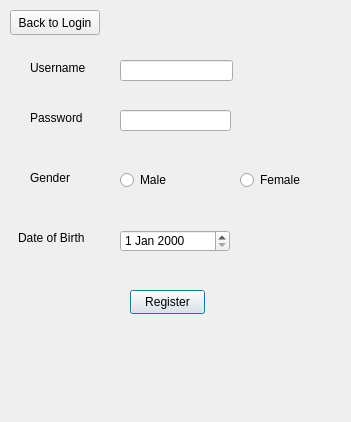
<?xml version="1.0" encoding="UTF-8"?>
<ui version="4.0">
 <class>RegisterFClass</class>
 <widget class="QDialog" name="RegisterFClass">
  <property name="geometry">
   <rect>
    <x>0</x>
    <y>0</y>
    <width>351</width>
    <height>422</height>
   </rect>
  </property>
  <property name="windowTitle">
   <string>RegisterF</string>
  </property>
  <widget class="QLineEdit" name="usernameRLineEdit">
   <property name="geometry">
    <rect>
     <x>120</x>
     <y>60</y>
     <width>113</width>
     <height>21</height>
    </rect>
   </property>
  </widget>
  <widget class="QLabel" name="usernameRLbl">
   <property name="geometry">
    <rect>
     <x>30</x>
     <y>60</y>
     <width>61</width>
     <height>16</height>
    </rect>
   </property>
   <property name="text">
    <string>Username</string>
   </property>
  </widget>
  <widget class="QLineEdit" name="passwordRLineEdit">
   <property name="geometry">
    <rect>
     <x>120</x>
     <y>110</y>
     <width>111</width>
     <height>21</height>
    </rect>
   </property>
  </widget>
  <widget class="QLabel" name="passwordRLbl">
   <property name="geometry">
    <rect>
     <x>30</x>
     <y>110</y>
     <width>61</width>
     <height>16</height>
    </rect>
   </property>
   <property name="text">
    <string>Password</string>
   </property>
  </widget>
  <widget class="QLabel" name="genderRLbl">
   <property name="geometry">
    <rect>
     <x>30</x>
     <y>170</y>
     <width>49</width>
     <height>16</height>
    </rect>
   </property>
   <property name="text">
    <string>Gender</string>
   </property>
  </widget>
  <widget class="QRadioButton" name="maleRadio">
   <property name="geometry">
    <rect>
     <x>120</x>
     <y>170</y>
     <width>89</width>
     <height>20</height>
    </rect>
   </property>
   <property name="text">
    <string>Male</string>
   </property>
  </widget>
  <widget class="QRadioButton" name="femaleRadio">
   <property name="geometry">
    <rect>
     <x>240</x>
     <y>170</y>
     <width>89</width>
     <height>20</height>
    </rect>
   </property>
   <property name="text">
    <string>Female</string>
   </property>
  </widget>
  <widget class="QLabel" name="dateOfBirthRLbl">
   <property name="geometry">
    <rect>
     <x>18</x>
     <y>230</y>
     <width>71</width>
     <height>16</height>
    </rect>
   </property>
   <property name="text">
    <string>Date of Birth</string>
   </property>
  </widget>
  <widget class="QDateEdit" name="dateEdit">
   <property name="geometry">
    <rect>
     <x>120</x>
     <y>230</y>
     <width>110</width>
     <height>22</height>
    </rect>
   </property>
  </widget>
  <widget class="QPushButton" name="registerButton">
   <property name="geometry">
    <rect>
     <x>130</x>
     <y>290</y>
     <width>75</width>
     <height>24</height>
    </rect>
   </property>
   <property name="text">
    <string>Register</string>
   </property>
  </widget>
  <widget class="QPushButton" name="backToLoginButton">
   <property name="geometry">
    <rect>
     <x>10</x>
     <y>10</y>
     <width>90</width>
     <height>25</height>
    </rect>
   </property>
   <property name="text">
    <string>Back to Login</string>
   </property>
  </widget>
 </widget>
 <layoutdefault spacing="6" margin="11"/>
 <resources/>
 <connections/>
</ui>
